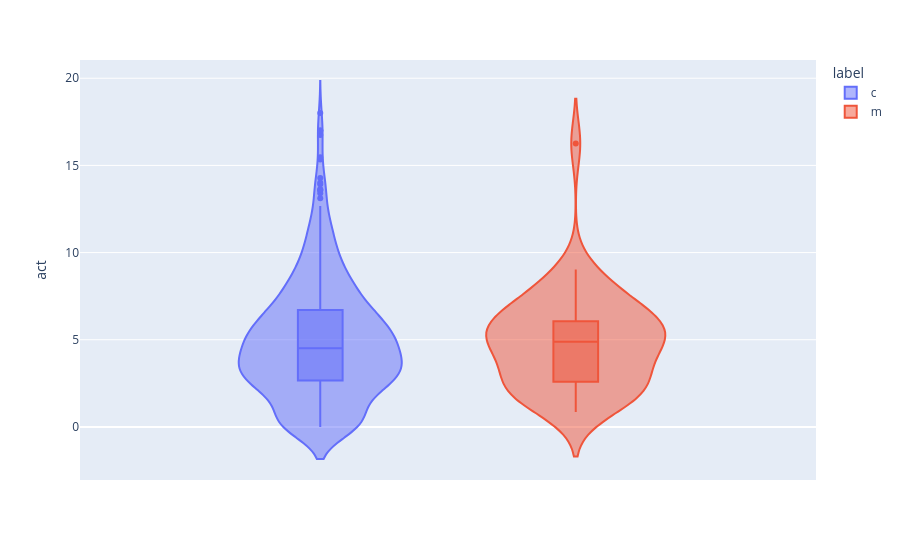

Notebook code for this chart:
### Code cell
print(asidf.group_by("label").agg([pl.col("act").mean().alias("mean_act"), pl.col("act").count().alias("count")]))
px.violin(asidf, y="act", color="label", box=True)

### Figure 1 — Plotly figure (JSON) as saved in the notebook; plotly's stock layout.template omitted (floating-point values rounded to 4 significant figures; data arrays with more than 128 entries replaced by an {"elided": "..."} marker saying what was removed)
{"data": [{"alignmentgroup": "True", "box": {"visible": true}, "hovertemplate": "label=c<br>act=%{y}<extra></extra>", "legendgroup": "c", "marker": {"color": "#636efa"}, "name": "c", "offsetgroup": "c", "orientation": "v", "scalegroup": "True", "showlegend": true, "type": "violin", "x0": " ", "xaxis": "x", "y": {"elided": "480 float values"}, "y0": " ", "yaxis": "y"}, {"alignmentgroup": "True", "box": {"visible": true}, "hovertemplate": "label=m<br>act=%{y}<extra></extra>", "legendgroup": "m", "marker": {"color": "#EF553B"}, "name": "m", "offsetgroup": "m", "orientation": "v", "scalegroup": "True", "showlegend": true, "type": "violin", "x0": " ", "xaxis": "x", "y": [1.775, 1.977, 7.493, 1.308, 2.108, 5.116, 3.667, 2.286, 5.566, 2.875, 3.544, 8.895, 1.188, 2.076, 4.143, 5.691, 6.742, 0.8571, 2.4, 3.158, 9.022, 7.043, 5.808, 7.218, 4.652, 5.812, 4.811, 4.92, 16.26, 1.779, 5.276, 4.846, 7.561, 8.103, 5.917, 5.778, 2.769, 5.368, 1.973, 4.301, 5.846, 3.875, 6.203, 7.048], "y0": " ", "yaxis": "y"}], "layout": {"legend": {"title": {"text": "label"}, "tracegroupgap": 0}, "margin": {"t": 60}, "violinmode": "group", "xaxis": {"anchor": "y", "domain": [0, 1]}, "yaxis": {"anchor": "x", "domain": [0, 1], "title": {"text": "act"}}}}
